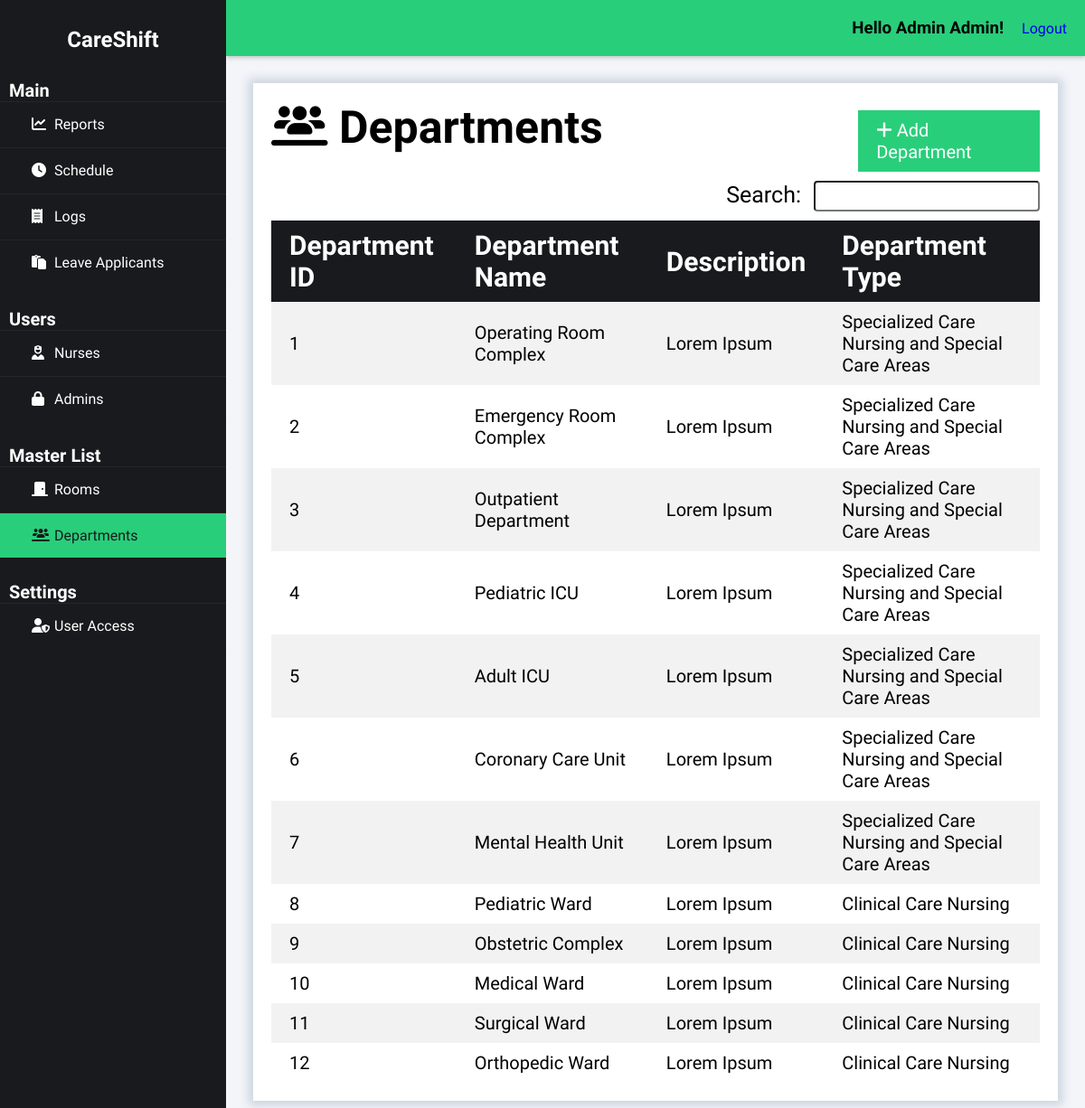
Screenshot of /index.php?page=departments (signed in) with the database file from the repository.
### tables this page shows
CREATE TABLE `department` (
  `department_id` int(50) NOT NULL auto_increment,
  `department_name` varchar(50) NOT NULL,
  `department_desc` varchar(255) NOT NULL,
  `dept_type_id` int(50) NOT NULL,
  PRIMARY KEY  (`department_id`),
  KEY (`dept_type_id`)
);

CREATE TABLE `dept_type` (
  `dept_type_id` int(50) NOT NULL auto_increment,
  `dept_type_name` varchar(50) NOT NULL,
  `dept_type_desc` varchar(255) NOT NULL,
  PRIMARY KEY  (`dept_type_id`)
);

### class/class.admin.php (called while the page is built, shortened)
<?php
class Admin{
	private $DB_SERVER='localhost';
	private $DB_USERNAME='root';
	private $DB_PASSWORD='';
	private $DB_DATABASE='db_careshift';
	private $conn;
	public function __construct(){
		$this->conn = new PDO("mysql:host=".$this->DB_SERVER.";dbname=".$this->DB_DATABASE,$this->DB_USERNAME,$this->DB_PASSWORD);
	}
	function get_id_by_username($username){
		$sql="SELECT adm_id FROM admin WHERE adm_username = :username";
		$q = $this->conn->prepare($sql);
		$q->execute(['username' => $username]);
		$id = $q->fetchColumn();
		return $id;
	}
	function get_fname($id){
		$sql="SELECT adm_fname FROM admin WHERE adm_id = :id";
		$q = $this->conn->prepare($sql);
		$q->execute(['id' => $id]);
		$fname = $q->fetchColumn();
		return $fname;
	}
	function get_lname($id){
		$sql="SELECT adm_lname FROM admin WHERE adm_id = :id";
		$q = $this->conn->prepare($sql);
		$q->execute(['id' => $id]);
		$lname = $q->fetchColumn();
		return $lname;
	}
}
?>

### class/class.departments.php (called while the page is built, shortened)
<?php
class Departments{
	private $DB_SERVER='localhost';
	private $DB_USERNAME='root';
	private $DB_PASSWORD='';
	private $DB_DATABASE='db_careshift';
	private $conn;
	public function __construct(){
		$this->conn = new PDO("mysql:host=".$this->DB_SERVER.";dbname=".$this->DB_DATABASE,$this->DB_USERNAME,$this->DB_PASSWORD);
	}
	public function list_department(){
		$sql="SELECT * FROM department";
		$q = $this->conn->query($sql) or die("failed!");
		while($r = $q->fetch(PDO::FETCH_ASSOC)){
		$data[]=$r;
		}
		if(empty($data)){
		   return false;
		}else{
			return $data;
		}
	}
	function get_department_dept_type_name($id){
		$sql="SELECT dept_type_name FROM dept_type INNER JOIN department WHERE department.dept_type_id = dept_type.dept_type_id AND department_id = :id";
		$q = $this->conn->prepare($sql);
		$q->execute(['id' => $id]);
		$dept_type_name = $q->fetchColumn();
		return $dept_type_name;
	}
}
?>

### departments-module/records.php (the view)
<div class="heading">
    <h1><i class="fas fa-solid fa-users-line"></i>&nbspDepartments</h1>
    <a href="index.php?page=departments&subpage=add" class="right_button"><i class="fa fa-plus"></i>&nbspAdd Department</a>
</div>
<span class="right">
    <div class="search_bar">
        <label for="search">Search:</label>
        <input type="text" id="search" class="search" name="search" onkeyup="filterTable()">
    </div>
</span>
<table id="tablerecords">
    <thead>
        <tr>
            <th>Department ID</th>
            <th>Department Name</th>
            <th>Description</th>
            <th>Department Type</th>
        </tr>
    </thead>
    <tbody>
        <?php
        if ($departments->list_department() != false) {
            foreach ($departments->list_department() as $value) {
                extract($value);
                $row_url = "index.php?page=departments&subpage=profile&id=" . $department_id;
                ?>
                <tr onclick="location.href='<?php echo $row_url; ?>'" style="cursor: pointer;">
                    <td><?php echo $department_id; ?></td>
                    <td><?php echo $department_name; ?></td>
                    <td><?php echo $department_desc; ?></td>
                    <td><?php echo $departments->get_department_dept_type_name($department_id); ?></td>
                </tr>
                <?php
            }
        } else {
            ?>
            <tr>
                <td colspan="5">No Record Found.</td>
            </tr>
        <?php
        }
        ?>
    </tbody>
</table>

### index.php (shortened to what this page needs)
<?php
include_once 'class/class.admin.php';
include_once 'class/class.departments.php';
$page = (isset($_GET['page']) && $_GET['page'] != '') ? $_GET['page'] : 'reports';
$admin = new Admin();
$departments = new Departments();
$admin_id = $admin->get_id_by_username($_SESSION['adm_username']);
?>
<!DOCTYPE html>
<html>
<head>
    <link rel="stylesheet" href="css/styles.css">
    <link rel="stylesheet" href="https://cdnjs.cloudflare.com/ajax/libs/fullcalendar/3.4.0/fullcalendar.css" />
</head>
<body>
    <div class="wrapper">
        <div class="sidebar">
            <h2>CareShift</h2>
            <ul>
                <h3>Main</h3>
                <li><a href="index.php?page=reports" class="<?= $page == 'reports' ? 'active' : '' ?>"><i class="fas fa-solid fa-chart-line"></i>Reports</a></li>
                <li><a href="index.php?page=schedule" class="<?= $page == 'schedule' ? 'active' : '' ?>"><i class="fas fa-solid fa-clock"></i>Schedule</a></li>
                <li><a href="index.php?page=logs" class="<?= $page == 'logs' ? 'active' : '' ?>"><i class="fas fa-solid fa-receipt"></i>Logs</a></li>
                <li><a href="index.php?page=leave" class="<?= $page == 'leave' ? 'active' : '' ?>"><i class="fas fa-regular fa-paste"></i></i></i>Leave Applicants</a></li>
                <h3>Users</h3>
                <li><a href="index.php?page=nurses" class="<?= $page == 'nurses' ? 'active' : '' ?>"><i class="fas fa-solid fa-user-nurse"></i>Nurses</a></li>
                <li><a href="index.php?page=admins" class="<?= $page == 'admins' ? 'active' : '' ?>"><i class="fas fa-lock" aria-hidden="true"></i></i>Admins</a></li>
                <h3>Master List</h3>
                <li><a href="index.php?page=rooms" class="<?= $page == 'rooms' ? 'active' : '' ?>"><i class="fas fa-solid fa-door-closed"></i>Rooms</a></li>
                <li><a href="index.php?page=departments" class="<?= $page == 'departments' ? 'active' : '' ?>"><i class="fas fa-solid fa-users-line"></i>Departments</a></li>
                <h3>Settings</h3>
                <li><a href="index.php?page=useraccess" class="<?= $page == 'useraccess' ? 'active' : '' ?>"><i class="fas fa-solid fa-user-shield"></i>User Access</a></li>
            </ul>
        </div>
        <div class="body">
            <div class="header">
                <h3>Hello <?php echo $admin->get_fname($admin_id).' '.$admin->get_lname($admin_id);?>!</h3>
                <a href="logout.php" class="right">Logout</a>
            </div>
            <div class="main_content">
                <?php
                    switch($page){
                    case 'departments':
                        require_once 'departments-module/index.php';
                    break;
                    }
                ?>
            </div>
        </div>
    </div>
</body>
</html>

### css/styles.css (style rules this page uses)
* { margin: 0; padding: 0; box-sizing: border-box; list-style: none; text-decoration: none; font-family: "Afacad Flux", sans-serif; }
body { background: #f3f5f9; }
.wrapper { display: flex; position: relative; }
.wrapper .sidebar { position: fixed; width: 250px; height: 100%; background: #181a1d; padding: 30px 0; z-index: 999; }
.wrapper .sidebar h2 { color: white; text-align: center; margin-bottom: 30px; }
.wrapper .sidebar h3 { color: white; font-size: 20px; margin-top: 25px; margin-left: 10px; }
.wrapper .sidebar ul li { border-bottom: 1px solid rgba(0, 0, 0, 0.05); border-top: 1px solid rgba(255, 255, 255, 0.05); }
.wrapper .sidebar ul li a { color: white; display: block; padding: 15px 15px 15px 35px; }
.wrapper .sidebar ul li a .fas { width: 25px; }
.wrapper .sidebar ul li a.active { background-color: #29ce7a; color: #181a1d; }
.wrapper .sidebar ul li a.active .fas { color: #181a1d; }
.wrapper .body { width: 100%; margin-left: 250px; }
.wrapper .body .header { padding: 20px; background: #29ce7a; display: flex; justify-content: flex-end; gap: 20px; align-items: center; position: sticky; top: 0; z-index: 100; box-shadow: 0 2px 5px rgba(0, 0, 0, 0.2); }
.wrapper .body .header h3 { margin: 0; }
.wrapper .body .main_content { padding: 0px 30px 0px 30px; }
.wrapper .body .main_content h1 { font-size: 50px; margin-bottom: 30px; width: 80%; }
.wrapper .body .main_content .content_wrapper .heading { display: flex; justify-content: space-between; align-items: center; }
.heading .right_button { padding: 10px 20px; background-color: #29ce7a; color: white; border: none; cursor: pointer; font-size: 20px; }
.right { float: right; }
.right .search_bar { margin-bottom: 10px; }
.right .search_bar label { font-size: 25px; margin-bottom: 10px; font-weight: normal; }
.search_bar input[type="text"] { padding: 3px; width: 250px; font-size: 20px; border-radius: 4px; margin-left: 10px; }
#tablerecords { padding: 10px; width: 100%; border-collapse: collapse; }
#tablerecords thead { color: white; background-color: #181a1d; text-align: left; font-size: 30px; }
#tablerecords thead tr th { padding: 10px 20px 10px 20px; }
#tablerecords th, #tablerecords td { padding: 10px 0px; }
#tablerecords tbody { font-size: 20px; }
#tablerecords tbody tr:nth-child(odd) { background-color: #f2f2f2; }
#tablerecords tbody tr:nth-child(even) { background-color: #ffffff; }
#tablerecords tbody tr td { padding: 10px 20px 10px 20px; }
label { margin-bottom: 5px; font-weight: bold; font-size: 25px; }

### rows the page displays
department: department_id "1", department_name "Operating Room Complex", department_desc "Lorem Ipsum", department_id.dept_type_name "Specialized Care Nursing and Special Care Areas"
department: department_id "2", department_name "Emergency Room Complex", department_desc "Lorem Ipsum", department_id.dept_type_name "Specialized Care Nursing and Special Care Areas"
department: department_id "3", department_name "Outpatient Department", department_desc "Lorem Ipsum", department_id.dept_type_name "Specialized Care Nursing and Special Care Areas"
department: department_id "4", department_name "Pediatric ICU", department_desc "Lorem Ipsum", department_id.dept_type_name "Specialized Care Nursing and Special Care Areas"
department: department_id "5", department_name "Adult ICU", department_desc "Lorem Ipsum", department_id.dept_type_name "Specialized Care Nursing and Special Care Areas"
department: department_id "6", department_name "Coronary Care Unit", department_desc "Lorem Ipsum", department_id.dept_type_name "Specialized Care Nursing and Special Care Areas"
department: department_id "7", department_name "Mental Health Unit", department_desc "Lorem Ipsum", department_id.dept_type_name "Specialized Care Nursing and Special Care Areas"
department: department_id "8", department_name "Pediatric Ward", department_desc "Lorem Ipsum", department_id.dept_type_name "Clinical Care Nursing"
department: department_id "9", department_name "Obstetric Complex", department_desc "Lorem Ipsum", department_id.dept_type_name "Clinical Care Nursing"
department: department_id "10", department_name "Medical Ward", department_desc "Lorem Ipsum", department_id.dept_type_name "Clinical Care Nursing"
department: department_id "11", department_name "Surgical Ward", department_desc "Lorem Ipsum", department_id.dept_type_name "Clinical Care Nursing"
department: department_id "12", department_name "Orthopedic Ward", department_desc "Lorem Ipsum", department_id.dept_type_name "Clinical Care Nursing"

### other values shown
$admin->get_fname($admin_id) "Admin"
$admin->get_lname($admin_id) "Admin"
